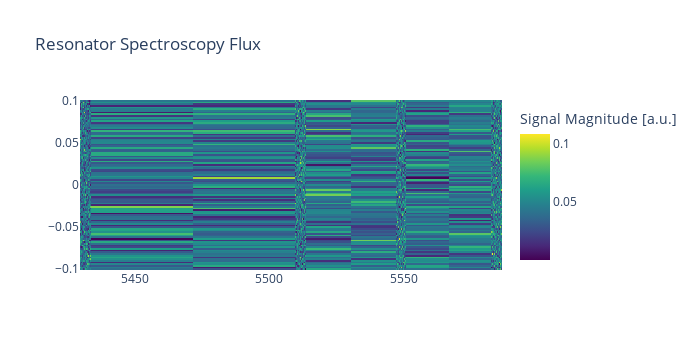

Here is the notebook cell this chart was saved with:
### Code cell
r = run_resonator_flux_dependence(gain_range=np.linspace(-.1, .1, 101))

### Figure 1 — Plotly figure (JSON) as saved in the notebook; plotly's stock layout.template omitted (floating-point values rounded to 4 significant figures; data arrays with more than 128 entries replaced by an {"elided": "..."} marker saying what was removed)
{"data": [{"colorbar": {"title": {"text": "Signal Magnitude [a.u.]"}}, "colorscale": [[0, "#440154"], [0.1111, "#482878"], [0.2222, "#3e4989"], [0.3333, "#31688e"], [0.4444, "#26828e"], [0.5556, "#1f9e89"], [0.6667, "#35b779"], [0.7778, "#6ece58"], [0.8889, "#b5de2b"], [1, "#fde725"]], "type": "heatmap", "x": {"elided": "404 float values"}, "y": [-0.1, -0.098, -0.096, -0.094, -0.092, -0.09, -0.088, -0.086, -0.084, -0.082, -0.08, -0.078, -0.076, -0.074, -0.072, -0.07, -0.068, -0.066, -0.064, -0.062, -0.06, -0.058, -0.056, -0.054, -0.052, -0.05, -0.048, -0.046, -0.044, -0.042, -0.04, -0.038, -0.036, -0.034, -0.032, -0.03, -0.028, -0.026, -0.024, -0.022, -0.02, -0.018, -0.016, -0.014, -0.012, -0.01, -0.008, -0.006, -0.004, -0.002, 0, 0.002, 0.004, 0.006, 0.008, 0.01, 0.012, 0.014, 0.016, 0.018, 0.02, 0.022, 0.024, 0.026, 0.028, 0.03, 0.032, 0.034, 0.036, 0.038, 0.04, 0.042, 0.044, 0.046, 0.048, 0.05, 0.052, 0.054, 0.056, 0.058, 0.06, 0.062, 0.064, 0.066, 0.068, 0.07, 0.072, 0.074, 0.076, 0.078, 0.08, 0.082, 0.084, 0.086, 0.088, 0.09, 0.092, 0.094, 0.096, 0.098, 0.1], "z": {"elided": "101x404 float values"}}], "layout": {"height": 350, "title": {"text": "Resonator Spectroscopy Flux"}, "width": 700}}
